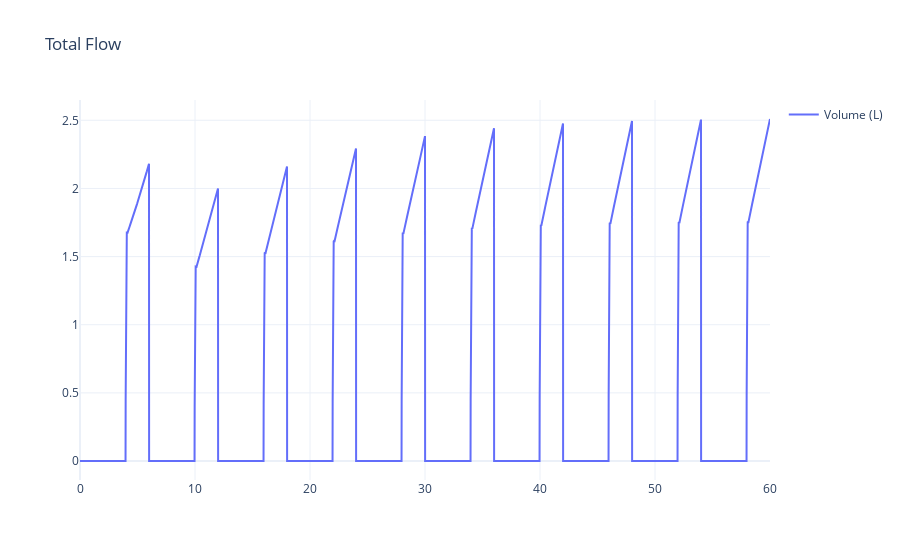
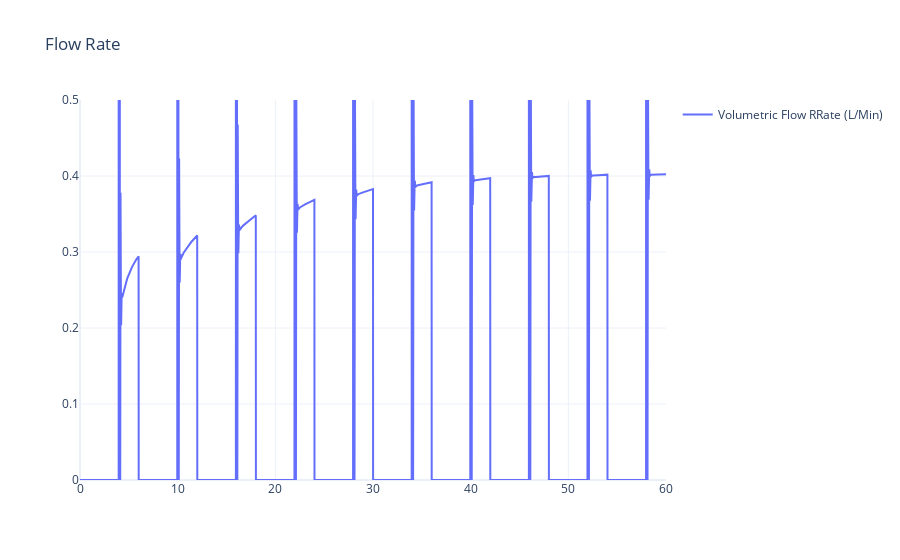
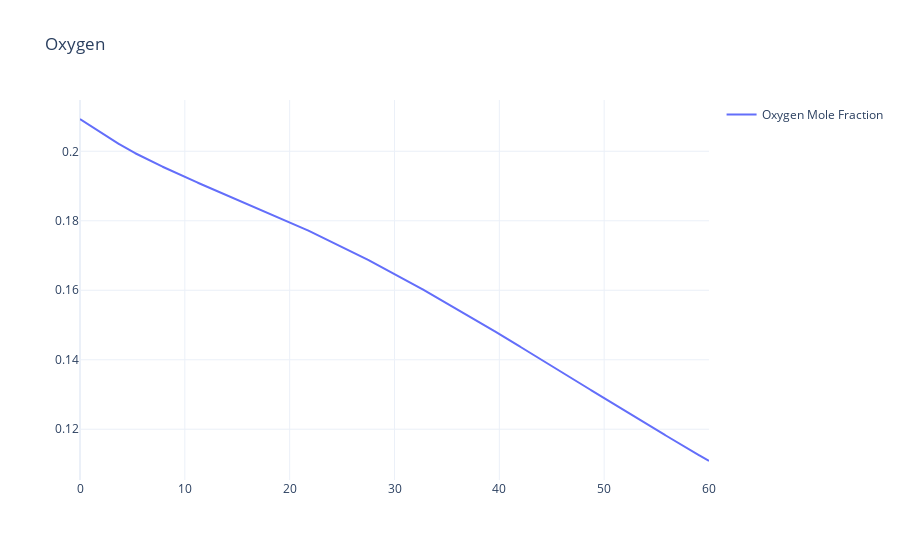

Notebook code for these charts, in order:
### Code cell
fig1 = make_subplots(rows=1, cols=1)
colorlist = px.colors.qualitative.Plotly
for idx, architecturename in enumerate(set(data_frame_acc.Architecture)):
    data_frame_sim = results.get(scenarios = 'Simulation', architectures=[architecturename])
    showlegend = True if idx == 0 else False     
    fig1.add_scatter(x=data_frame_sim['Time'],y=data_frame_sim['VolSensor_0.Volume'], name='Volume (L)', 
                     mode="lines", row=1, col=1, showlegend=showlegend, line=dict(color=colorlist[0]))
fig1.update_layout(title="Total Flow")
fig1.show()    

fig2 = make_subplots(rows=1, cols=1)
colorlist = px.colors.qualitative.Plotly
for idx, architecturename in enumerate(set(data_frame_acc.Architecture)):
    data_frame_sim = results.get(scenarios = 'Simulation', architectures=[architecturename])
    showlegend = True if idx == 0 else False     
    fig2.add_scatter(x=data_frame_sim['Time'],y=data_frame_sim['VolSensor_0.VolFlow'], name='Volumetric Flow RRate (L/Min)', 
                     mode="lines", row=1, col=1, showlegend=showlegend, line=dict(color=colorlist[0]))
fig2.update_layout(title="Flow Rate", yaxis_range=[0,0.5])
fig2.show()    


fig3 = make_subplots(rows=1, cols=1)
colorlist = px.colors.qualitative.Plotly
for idx, architecturename in enumerate(set(data_frame_acc.Architecture)):
    data_frame_sim = results.get(scenarios = 'Simulation', architectures=[architecturename])
    showlegend = True if idx == 0 else False     
    fig3.add_scatter(x=data_frame_sim['Time'],y=data_frame_sim['P_O2_Sensor_0.o2_frac'], name='Oxygen Mole Fraction', 
                     mode="lines", row=1, col=1, showlegend=showlegend, line=dict(color=colorlist[0]))
fig3.update_layout(title="Oxygen")
fig3.show()

### Figure 1 — Plotly figure (JSON) as saved in the notebook; plotly's stock layout.template omitted (floating-point values rounded to 4 significant figures; data arrays with more than 128 entries replaced by an {"elided": "..."} marker saying what was removed)
{"data": [{"line": {"color": "#636EFA"}, "mode": "lines", "name": "Volume (L)", "showlegend": true, "type": "scatter", "x": {"elided": "6001 float values"}, "xaxis": "x", "y": {"elided": "6001 float values"}, "yaxis": "y"}], "layout": {"autosize": true, "title": {"text": "Total Flow"}, "xaxis": {"anchor": "y", "autorange": true, "domain": [0, 1], "range": [0, 60.0], "type": "linear"}, "yaxis": {"anchor": "x", "autorange": true, "domain": [0, 1], "range": [-0.1394, 2.649], "type": "linear"}}}

### Figure 2 — Plotly figure (JSON) as saved in the notebook; plotly's stock layout.template omitted (floating-point values rounded to 4 significant figures; data arrays with more than 128 entries replaced by an {"elided": "..."} marker saying what was removed)
{"data": [{"line": {"color": "#636EFA"}, "mode": "lines", "name": "Volumetric Flow RRate (L/Min)", "showlegend": true, "type": "scatter", "x": {"elided": "6001 float values"}, "xaxis": "x", "y": {"elided": "6001 float values"}, "yaxis": "y"}], "layout": {"autosize": true, "title": {"text": "Flow Rate"}, "xaxis": {"anchor": "y", "autorange": true, "domain": [0, 1], "range": [0, 60.0], "type": "linear"}, "yaxis": {"anchor": "x", "domain": [0, 1], "range": [0, 0.5], "type": "linear"}}}

### Figure 3 — Plotly figure (JSON) as saved in the notebook; plotly's stock layout.template omitted (floating-point values rounded to 4 significant figures; data arrays with more than 128 entries replaced by an {"elided": "..."} marker saying what was removed)
{"data": [{"line": {"color": "#636EFA"}, "mode": "lines", "name": "Oxygen Mole Fraction", "showlegend": true, "type": "scatter", "x": {"elided": "6001 float values"}, "xaxis": "x", "y": {"elided": "6001 float values"}, "yaxis": "y"}], "layout": {"autosize": true, "title": {"text": "Oxygen"}, "xaxis": {"anchor": "y", "autorange": true, "domain": [0, 1], "range": [0, 60.0], "type": "linear"}, "yaxis": {"anchor": "x", "autorange": true, "domain": [0, 1], "range": [0.1054, 0.2148], "type": "linear"}}}
